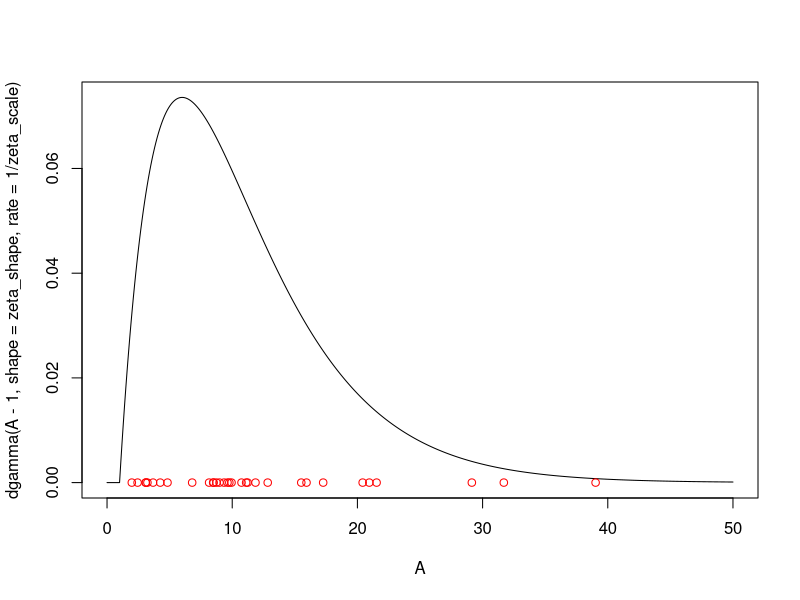

Write R code to recreate this figure.
n<-32
# we want to keep the mean remain the same 
#which is zeta_shape x zeta_scale is remain the same
zeta_shape<-2   
zeta_scale<-10/zeta_shape
zeta_m<- rgamma(32, shape=zeta_shape,scale= zeta_scale)+1

A<-seq(0,50,by=0.1)
#dgamma is the density function 
#not sure why we have A-1
#forgot it
plot(x=A,y=dgamma(A-1,shape = zeta_shape, rate=1/zeta_scale),type="l")
#another question in the actual code have to make sure it is the one we choosed 
#here just random testing we didn't use it in the simulation yet
#so we either need to plot it each time? or we just leave it as test just plot the entropy 

points(x=zeta_m,y=rep(0,n),xlim=c(0,50),col="red")
